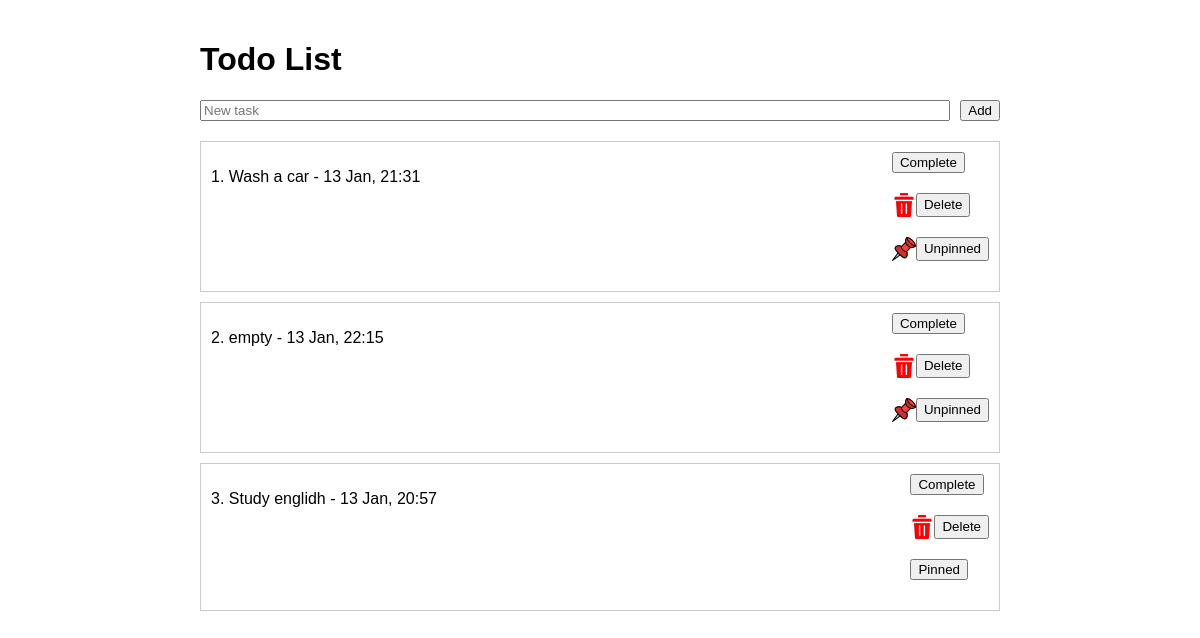
The app's page / (signed in), older data.
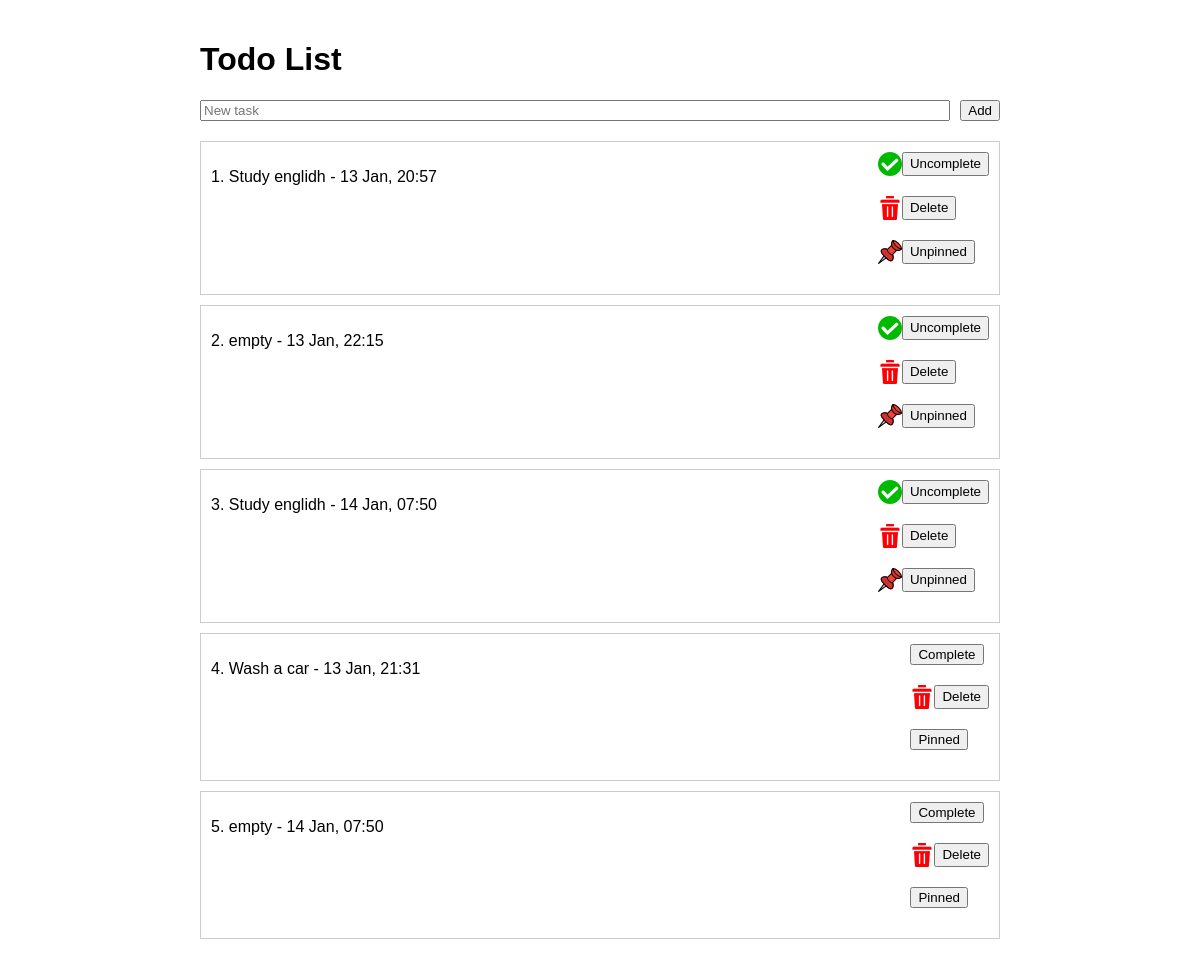
The same page, newer data.
### app/models.py (models this page shows, shortened)
class Task(models.Model):
    todo_list = models.ForeignKey(
        "app.ToDoList",
        on_delete=models.SET_NULL,
        null=True,
        blank=True,
    )
    title = models.CharField(max_length=255)
    is_completed = models.BooleanField(default=False)
    is_pinned = models.BooleanField(default=False)
    created_at = models.DateTimeField(auto_now_add=True, null=True, blank=True)
    updated_at = models.DateTimeField(auto_now=True, null=True, blank=True)
    due_date = models.DateTimeField(null=True, blank=True)
    def show_due_date(self):
        return self.due_date.strftime("%d %b, %H:%M")

### app/views.py (the view)
def home_page(request):
    user = request.user
    todo_list = ToDoList.objects.get(user=user)
    tasks = Task.objects.filter(todo_list=todo_list).order_by("-is_pinned", "id")
    context ={
        "task_list": tasks
        }
    return render(request, "home.html", context)

### app/templates/home.html (shortened to what this page needs)
{% load static %}
<!DOCTYPE html>
<html lang="en">
<head>
</head>
<body>
    <h1>Todo List</h1>
    <form action="{% url 'app:create_new_task' %}" method="POST">
        <input type="text" name="task_title" placeholder="New task" required>
        <button type="submit">Add</button>
    </form>
    <ul>
        {% for task in task_list %}
            <li>
                <p>{{ forloop.counter }}. {{ task.title }} - {{ task.show_due_date }}</p>
                <div>
                    <form action="{% url 'app:toggle_task_status' task.id %}" method="POST">
                        {% if task.is_completed %}
                        <img src="{% static 'icons/checkmark.png' %}" alt="" width="24px" height="24px">
                        {% endif %}
                        <button type="submit">
                        {% if task.is_completed %}
                        Uncomplete
                        {% else %}
                        Complete
                        {% endif %}
                        </button>
                    </form>
                    <form action="{% url 'app:delete_task' task.pk %}" method="POST">
                        <img src="{% static 'icons/delete.png' %}" alt="" width="24px" height="24px">
                        <button type="submit">Delete</button>
                    </form>
                    <form action="{% url 'app:pinned_task' task.id %}" method="POST">
                        {% if task.is_pinned %}
                        <img src="{% static 'icons/pin.png' %}" alt="" width="24px" height="24px">
                        {% endif %}
                        <button type="submit">
                            {% if task.is_pinned %}
                            Unpinned
                            {% else %}
                            Pinned
                            {% endif %}
                        </button>
                    </form>
                </div>
            </li>
        {% empty %}
            <li>No tasks to display.</li>
        {% endfor %}
    </ul>
</body>
</html>

### app/templates/home.html (style rules this page uses)
body { font-family: Arial, sans-serif; max-width: 800px; margin: 0 auto; padding: 20px; }
ul { list-style-type: none; padding: 0; }
li { margin: 10px 0; border: 1px solid #ccc; padding: 10px; display: flex; justify-content: space-between; }
form { display: flex; margin-bottom: 20px; }
input[type="text"] { flex-grow: 1; margin-right: 10px; }

Row changes from the older to the newer data that the page shows:
changed Task "13 Jan, 20:57": is_completed: picture added; is_pinned: picture added; is_completed "Complete" → "Uncomplete"; is_pinned "Pinned" → "Unpinned"; moves up the list
changed Task "13 Jan, 22:15": is_completed: picture added; is_completed "Complete" → "Uncomplete"; moves down the list
added Task: title "Study englidh", show_due_date "14 Jan, 07:50", is_completed True (drawn), is_pinned True (drawn)
changed Task "Wash a car": is_pinned: picture removed; is_pinned "Unpinned" → "Pinned"
added Task: title "empty", show_due_date "14 Jan, 07:50", is_completed "Complete", is_pinned "Pinned"
